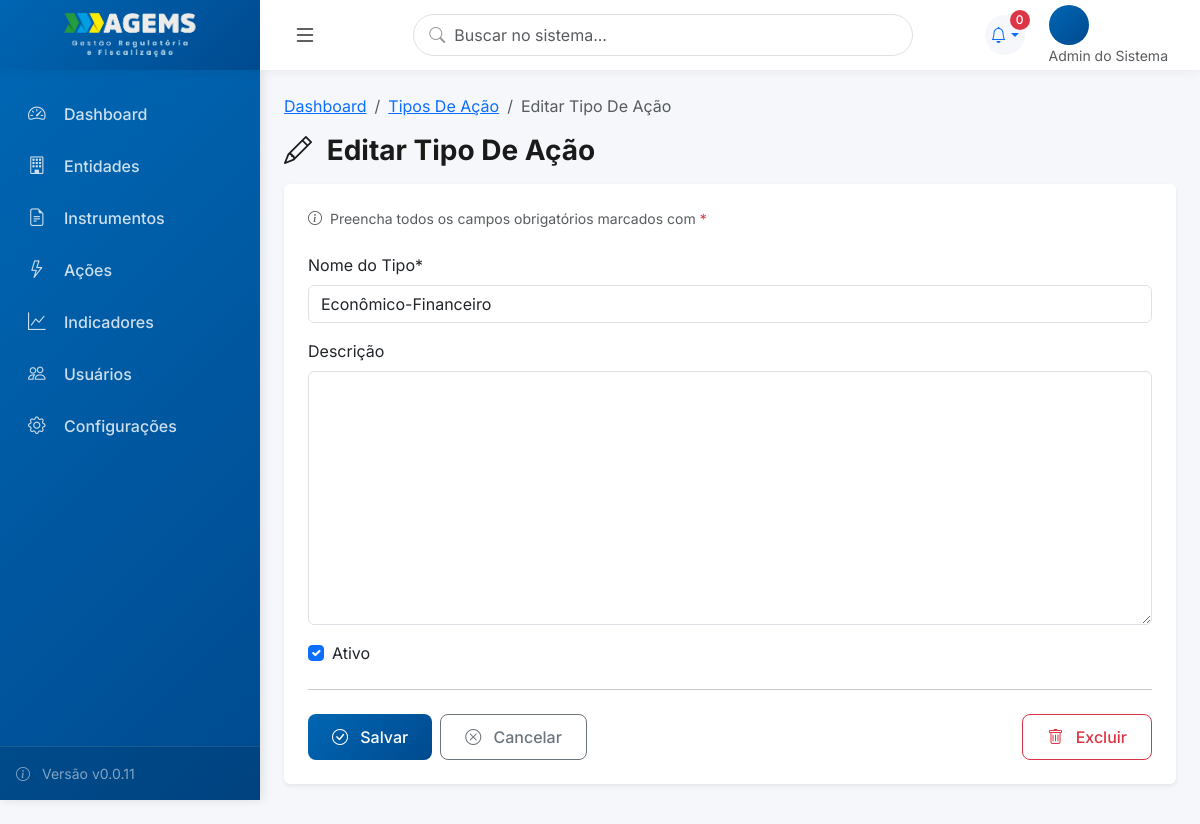
Page /tipos-acao/1/editar/ (signed in) on the earlier database version.
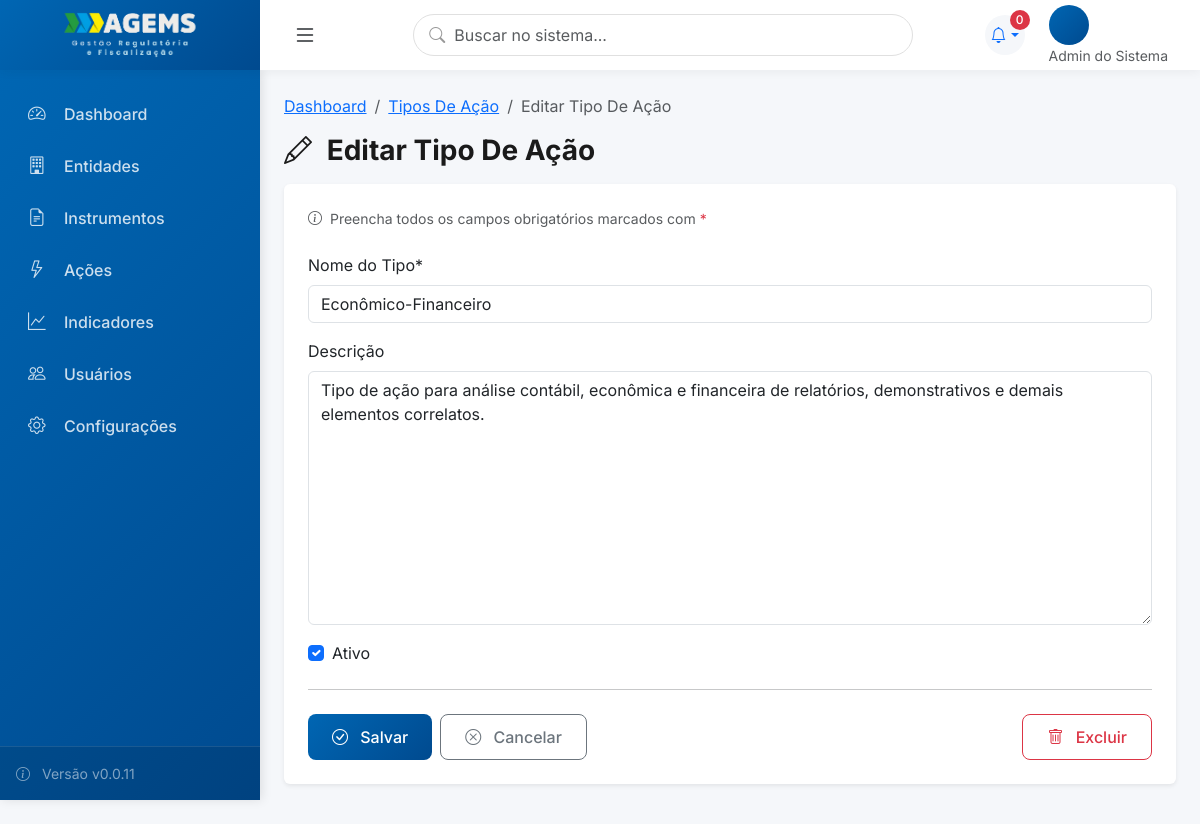
Same page on the later database version.
### core/models.py (models this page shows, shortened)
class TipoAcao(models.Model):
    nome = models.CharField('Nome do Tipo', max_length=100, unique=True)
    descricao = models.TextField('Descrição', blank=True)
    ativo = models.BooleanField('Ativo', default=True)
    class Meta:
        verbose_name = 'Tipo de Ação'
        verbose_name_plural = 'Tipos de Ação'
        ordering = ['nome']

### core/core_views.py (the view)
# urls.py: path('tipos-acao/<int:pk>/editar/', TipoAcaoUpdateView.as_view(), name='tipoacao_edit'),
class TipoAcaoUpdateView(ModernUpdateView):
    model = TipoAcao
    fields = '__all__'
    success_url = reverse_lazy('tipoacao_list')

### core/views.py (called while the page is built)
    def get_context_data(self, **kwargs):
        context = super().get_context_data(**kwargs)
        context['form_title'] = f'Editar {self.model._meta.verbose_name.title()}'
        context['icon'] = getattr(self, 'icon', 'bi bi-pencil')
        context['module_name'] = self.model._meta.verbose_name_plural.title()
        list_url_attr = getattr(self, 'list_url', None)
        if list_url_attr:
            context['list_url'] = list_url_attr
        else:
            context['list_url'] = reverse_lazy(f'{self.model._meta.model_name}_list')
        delete_url_attr = getattr(self, 'delete_url', None)
        if delete_url_attr:
            context['delete_url'] = delete_url_attr
        else:
            context['delete_url'] = reverse_lazy(f'{self.model._meta.model_name}_delete', args=[self.object.pk])
        return context

### templates/components/form_view.html (shortened to what this page needs)
﻿{% extends 'base_modern.html' %}
{% load crispy_forms_tags %}
{% block content %}
<div class="page-header">
    <nav aria-label="breadcrumb">
        <ol class="breadcrumb">
            <li class="breadcrumb-item"><a href="/">Dashboard</a></li>
            <li class="breadcrumb-item"><a href="{{list_url}}">{{module_name}}</a></li>
            <li class="breadcrumb-item active">{{form_title}}</li>
        </ol>
    </nav>
    <h1 class="page-title">
        <i class="{{icon}} me-2"></i>
        {{form_title}}
    </h1>
</div>
<div class="row">
    <div class="col-12">
        <div class="card border-0 shadow-sm">
            <div class="card-body p-4">
                <form method="post" enctype="multipart/form-data" novalidate>
                    <div class="mb-4">
                        {% block sidebar_info %}
                        <p class="small text-muted mb-0">
                            <i class="bi bi-info-circle me-1"></i>
                            Preencha todos os campos obrigatórios marcados com <span class="text-danger">*</span>
                        </p>
                        {% endblock %}
                    </div>
                    {% block form_content %}
                    {{form|crispy}}
                    {% endblock %}
                    <hr class="my-4">
                    <div class="d-flex gap-2">
                        <button type="submit" class="btn btn-primary">
                            <i class="bi bi-check-circle me-2"></i>
                            Salvar
                        </button>
                        <button type="button" class="btn btn-outline-secondary" onclick="window.history.back()">
                            <i class="bi bi-x-circle me-2"></i>
                            Cancelar
                        </button>
                        {% if object %}
                        <button type="button" class="btn btn-outline-danger ms-auto" data-bs-toggle="modal"
                            data-bs-target="#deleteModal">
                            <i class="bi bi-trash me-2"></i>
                            Excluir
                        </button>
                        {% endif %}
                    </div>
                </form>
            </div>
        </div>
    </div>
</div>
{% endblock %}

Differences in the rows shown:
changed TipoAcao "Econômico-Financeiro": descricao (not shown) → "Tipo de ação para análise contábil, econômica e financeira de relatórios, demonstrativos e demais elementos correlatos."
